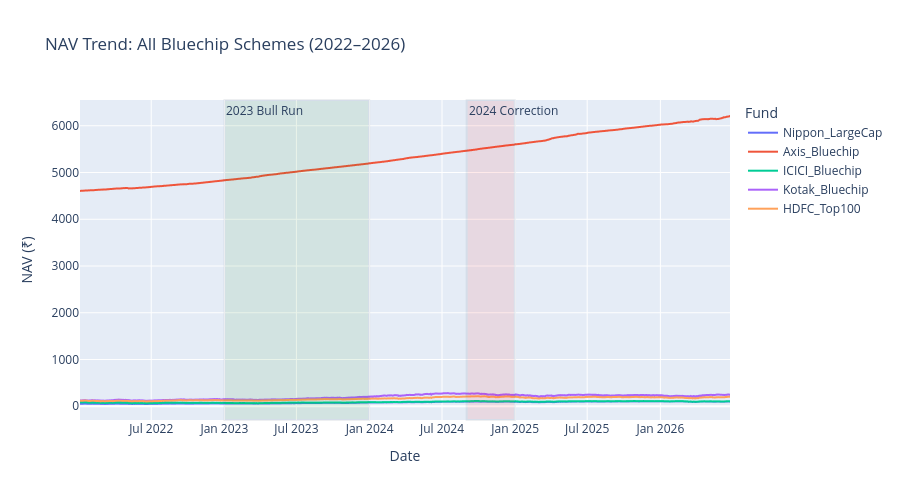

Notebook code cell kept with this figure:
### Code cell
# TASK 1: NAV trend analysis — all schemes 2022–2026

fig = px.line(
    df,
    x="date",
    y="nav",
    color="scheme_label",
    title="NAV Trend: All Bluechip Schemes (2022–2026)",
    labels={"date": "Date", "nav": "NAV (₹)", "scheme_label": "Fund"}
)

# Highlight 2023 bull run
fig.add_vrect(
    x0="2023-01-01", x1="2023-12-31",
    fillcolor="green", opacity=0.08,
    annotation_text="2023 Bull Run", annotation_position="top left"
)

# Highlight 2024 correction
fig.add_vrect(
    x0="2024-09-01", x1="2024-12-31",
    fillcolor="red", opacity=0.08,
    annotation_text="2024 Correction", annotation_position="top left"
)

fig.update_layout(height=500)
fig.show()
fig.write_html("charts/chart1_nav_trend.html")
print("Chart 1 saved.")

### Figure 1 — Plotly figure (JSON) as saved in the notebook; plotly's stock layout.template omitted (floating-point values rounded to 4 significant figures; data arrays with more than 128 entries replaced by an {"elided": "..."} marker saying what was removed)
{"data": [{"hovertemplate": "Fund=Nippon_LargeCap<br>Date=%{x}<br>NAV (₹)=%{y}<extra></extra>", "legendgroup": "Nippon_LargeCap", "line": {"color": "#636efa", "dash": "solid"}, "marker": {"symbol": "circle"}, "mode": "lines", "name": "Nippon_LargeCap", "showlegend": true, "type": "scattergl", "x": {"elided": "1102 str values"}, "xaxis": "x", "y": {"elided": "1102 float values"}, "yaxis": "y"}, {"hovertemplate": "Fund=Axis_Bluechip<br>Date=%{x}<br>NAV (₹)=%{y}<extra></extra>", "legendgroup": "Axis_Bluechip", "line": {"color": "#EF553B", "dash": "solid"}, "marker": {"symbol": "circle"}, "mode": "lines", "name": "Axis_Bluechip", "showlegend": true, "type": "scattergl", "x": {"elided": "1084 str values"}, "xaxis": "x", "y": {"elided": "1084 float values"}, "yaxis": "y"}, {"hovertemplate": "Fund=ICICI_Bluechip<br>Date=%{x}<br>NAV (₹)=%{y}<extra></extra>", "legendgroup": "ICICI_Bluechip", "line": {"color": "#00cc96", "dash": "solid"}, "marker": {"symbol": "circle"}, "mode": "lines", "name": "ICICI_Bluechip", "showlegend": true, "type": "scattergl", "x": {"elided": "1110 str values"}, "xaxis": "x", "y": {"elided": "1110 float values"}, "yaxis": "y"}, {"hovertemplate": "Fund=Kotak_Bluechip<br>Date=%{x}<br>NAV (₹)=%{y}<extra></extra>", "legendgroup": "Kotak_Bluechip", "line": {"color": "#ab63fa", "dash": "solid"}, "marker": {"symbol": "circle"}, "mode": "lines", "name": "Kotak_Bluechip", "showlegend": true, "type": "scattergl", "x": {"elided": "1102 str values"}, "xaxis": "x", "y": {"elided": "1102 float values"}, "yaxis": "y"}, {"hovertemplate": "Fund=HDFC_Top100<br>Date=%{x}<br>NAV (₹)=%{y}<extra></extra>", "legendgroup": "HDFC_Top100", "line": {"color": "#FFA15A", "dash": "solid"}, "marker": {"symbol": "circle"}, "mode": "lines", "name": "HDFC_Top100", "showlegend": true, "type": "scattergl", "x": {"elided": "1111 str values"}, "xaxis": "x", "y": {"elided": "1111 float values"}, "yaxis": "y"}], "layout": {"annotations": [{"showarrow": false, "text": "2023 Bull Run", "x": "2023-01-01", "xanchor": "left", "xref": "x", "y": 1, "yanchor": "top", "yref": "y domain"}, {"showarrow": false, "text": "2024 Correction", "x": "2024-09-01", "xanchor": "left", "xref": "x", "y": 1, "yanchor": "top", "yref": "y domain"}], "height": 500, "legend": {"title": {"text": "Fund"}, "tracegroupgap": 0}, "shapes": [{"fillcolor": "green", "opacity": 0.08, "type": "rect", "x0": "2023-01-01", "x1": "2023-12-31", "xref": "x", "y0": 0, "y1": 1, "yref": "y domain"}, {"fillcolor": "red", "opacity": 0.08, "type": "rect", "x0": "2024-09-01", "x1": "2024-12-31", "xref": "x", "y0": 0, "y1": 1, "yref": "y domain"}], "title": {"text": "NAV Trend: All Bluechip Schemes (2022–2026)"}, "xaxis": {"anchor": "y", "domain": [0, 1], "title": {"text": "Date"}}, "yaxis": {"anchor": "x", "domain": [0, 1], "title": {"text": "NAV (₹)"}}}}
